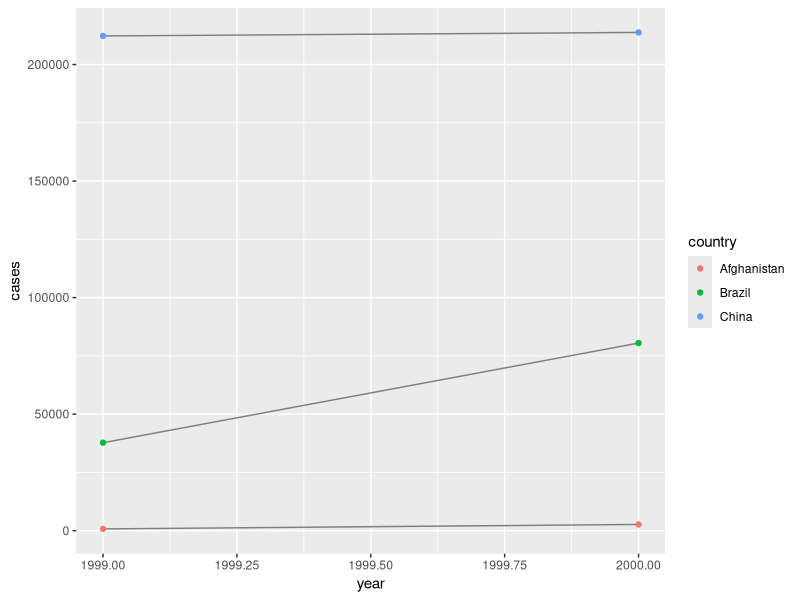
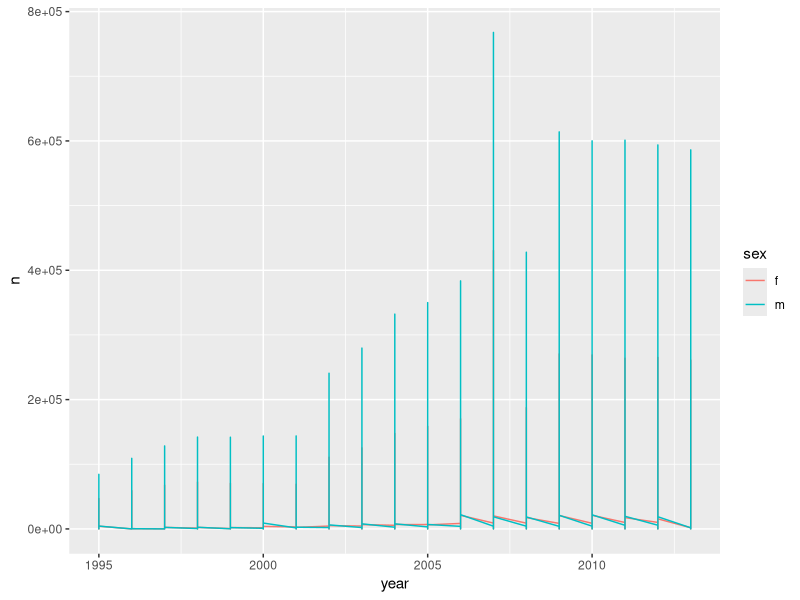

The R source for these figures, in order:
library(tidyverse)
library(ggplot2)
# Exercise 1:
# table1 : For each country for every year write cases and population.
# table2: For each coutry for every year write 2 rows with the count of population and cases respectively.
# table 3: Concatinate cases and population into single string.
# table 4: make two tables for the given years and with respective data input.

# Exercise 2:
table2a <- table2 %>%
  filter(type == 'cases') %>%
  rename(cases = count) %>%
  select(country,year,cases)
table2b <- table2 %>%
  filter(type == 'population') %>%
  rename(population = count) %>%
  select(population)
table2c <- table2a %>% mutate(table2b)
# We brought the table 2 to the design of table 1. 
# Table 4 is a bit easier
table4c <- table4b %>% select(`1999`,`2000`) %>% rename(`1999b` = `1999`, `2000b`= `2000` )
table4final <- table4a %>% mutate(table4c)
# Now we can use the Formula

# Exercise 3 : We have to redo exercise 2
ggplot(table2c, aes(year,cases)) +
  geom_line(aes(group = country), color = "grey50") +
  geom_point(aes(color = country))

# Exercise 1 : Let's find out!
stocks <- tibble(
  year = c(2015,2015,2016,2016),
  half = c(1,2,1,2),
  return = c(1.88,0.59,0.92,0.17)
)
stocks
stocks %>%
  spread(year,return) # as expected, year becomes variable name.
stocks %>%
  spread(year,return) %>%
  gather("year","return",`2015`:`2016`)
# The columns are in switched places, and year is now char instead of dbl: 
# If TRUE, type.convert() with asis = TRUE will be run
# on each of the new columns. This is useful if the value column was a mix of variables
# that was coerced to a string. If the class of the value column was factor or date,
#note that will not be true of the new columns that are produced,
# which are coerced to character before type conversion.
stocks %>%
  spread(year,return) %>%
  gather("year","return",`2015`:`2016`, convert = TRUE)
# year is now int.

# Exercise 2 : variable names are wrong

# Exercise 3 : There are repeating names. We could add an id

# Exercise 4:
preg <- tribble(
  ~pregnant, ~male, ~female,
  "yes", NA, 10,
  "no", 20, 12
)
preg %>% gather("male", "female", key = "sex", value = "amount")
# I have no idea what the data means.

# Exercise 1 :  Fill = 	If sep is a character vector, this controls what happens when there
# are not enough pieces.
# extra = f sep is a character vector, this controls what happens when there are too many pieces.

# Exercise 2 : 	If TRUE, remove input column from output data frame.
# In the example with year, i would use it to remove it when separating into century and year.

# Exercise 3 : extract is superseded. Given a regular expression with capturing groups,
# extract() turns each group into a new column. If the groups don't match, or the input is NA,
# the output will be NA. Unite can do all of those things with different parameters.

# Exercise 1:
# spread : 	
# If set, missing values will be replaced with this value. Note that there are two types of
# missingness in the input: explicit missing values (i.e. NA), and implicit missings,
# rows that simply aren't present. Both types of missing value will be replaced by fill.
# complete : 	
# A named list that for each variable supplies a single value to use instead of
# NA for missing combinations.

# Exercise 2:
# Direction in which to fill missing values. Currently either "down" (the default),
# "up", "downup" (i.e. first down and then up) or "updown" (first up and then down).

# Exercise 1: Yes it is logical. One must begin from somewhere. The value column must be NA
# for it to remove the row. That means that in the starting table, if one value of a row is null,
# it will remove all the values of new_sp_m014:newrel_f65 as well, removing a lot of rows in the final table.
who %>%
  gather(code, value, new_sp_m014:newrel_f65, na.rm = FALSE) %>%
  mutate(code = stringr::str_replace(code, "newrel", "new_rel"))  %>%
  separate(code, c("new", "var", "sexage")) %>%
  select(-new, -iso2, -iso3) %>%
  separate(sexage, c("sex", "age"), sep = 1)
# Our guess was correct - most values as a result are NA, when only one value was probably missing
# in one column of the starting table.

# Exercise 2 :
who %>%
  gather(code, value, new_sp_m014:newrel_f65, na.rm = TRUE) %>%
  filter(code == "newrel_f1524") %>%
  separate(code, c("new", "var", "sexage")) %>%
  select(-new, -iso2, -iso3) %>%
  separate(sexage, c("sex", "age"), sep = 1)
# The results are all wrong!

# Exercise 3

who %>%
  group_by(country,iso2,iso3) %>%
  select(country:iso3) %>%
  summarize(n = n())

# Exercise 4
who_final <- who %>%
  gather(code, value, new_sp_m014:newrel_f65, na.rm = TRUE) %>%
  mutate(code = stringr::str_replace(code, "newrel", "new_rel"))  %>%
  separate(code, c("new", "type", "sexage")) %>%
  select(-new, -iso2, -iso3) %>%
  separate(sexage, c("sex", "age"), sep = 1)

who_final

who_final %>% 
  filter(year > 1994) %>% # Outliers
  group_by(country, year, sex) %>% summarize(n = sum(value)) %>%
  ggplot(mapping = aes(year, n)) + geom_line(aes (color = sex))
# It is best to split the graph to multiple ones since there are so many countries.